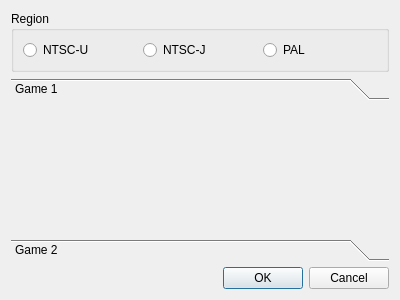
<?xml version="1.0" encoding="UTF-8"?>
<ui version="4.0">
 <class>NewFileDialog</class>
 <widget class="QDialog" name="NewFileDialog">
  <property name="geometry">
   <rect>
    <x>0</x>
    <y>0</y>
    <width>400</width>
    <height>300</height>
   </rect>
  </property>
  <property name="windowTitle">
   <string>Dialog</string>
  </property>
  <layout class="QGridLayout" name="gridLayout_2">
   <item row="2" column="0">
    <widget class="QDialogButtonBox" name="buttonBox">
     <property name="orientation">
      <enum>Qt::Horizontal</enum>
     </property>
     <property name="standardButtons">
      <set>QDialogButtonBox::Cancel|QDialogButtonBox::Ok</set>
     </property>
    </widget>
   </item>
   <item row="0" column="0">
    <widget class="QGroupBox" name="regionBox">
     <property name="title">
      <string>Region</string>
     </property>
     <layout class="QGridLayout" name="gridLayout">
      <item row="0" column="0">
       <widget class="QRadioButton" name="ntscURadioBtn">
        <property name="text">
         <string>NTSC-U</string>
        </property>
       </widget>
      </item>
      <item row="0" column="1">
       <widget class="QRadioButton" name="ntscJRadioBtn">
        <property name="text">
         <string>NTSC-J</string>
        </property>
       </widget>
      </item>
      <item row="0" column="2">
       <widget class="QRadioButton" name="palRadioBtn">
        <property name="text">
         <string>PAL</string>
        </property>
       </widget>
      </item>
     </layout>
    </widget>
   </item>
   <item row="1" column="0">
    <widget class="QToolBox" name="gameToolBox">
     <property name="currentIndex">
      <number>0</number>
     </property>
     <widget class="QWidget" name="game1Page">
      <property name="geometry">
       <rect>
        <x>0</x>
        <y>0</y>
        <width>382</width>
        <height>143</height>
       </rect>
      </property>
      <attribute name="label">
       <string>Game 1</string>
      </attribute>
     </widget>
     <widget class="QWidget" name="game2Page">
      <property name="geometry">
       <rect>
        <x>0</x>
        <y>0</y>
        <width>382</width>
        <height>143</height>
       </rect>
      </property>
      <attribute name="label">
       <string>Game 2</string>
      </attribute>
     </widget>
    </widget>
   </item>
  </layout>
 </widget>
 <resources/>
 <connections>
  <connection>
   <sender>buttonBox</sender>
   <signal>accepted()</signal>
   <receiver>NewFileDialog</receiver>
   <slot>accept()</slot>
   <hints>
    <hint type="sourcelabel">
     <x>248</x>
     <y>254</y>
    </hint>
    <hint type="destinationlabel">
     <x>157</x>
     <y>274</y>
    </hint>
   </hints>
  </connection>
  <connection>
   <sender>buttonBox</sender>
   <signal>rejected()</signal>
   <receiver>NewFileDialog</receiver>
   <slot>reject()</slot>
   <hints>
    <hint type="sourcelabel">
     <x>316</x>
     <y>260</y>
    </hint>
    <hint type="destinationlabel">
     <x>286</x>
     <y>274</y>
    </hint>
   </hints>
  </connection>
 </connections>
</ui>
